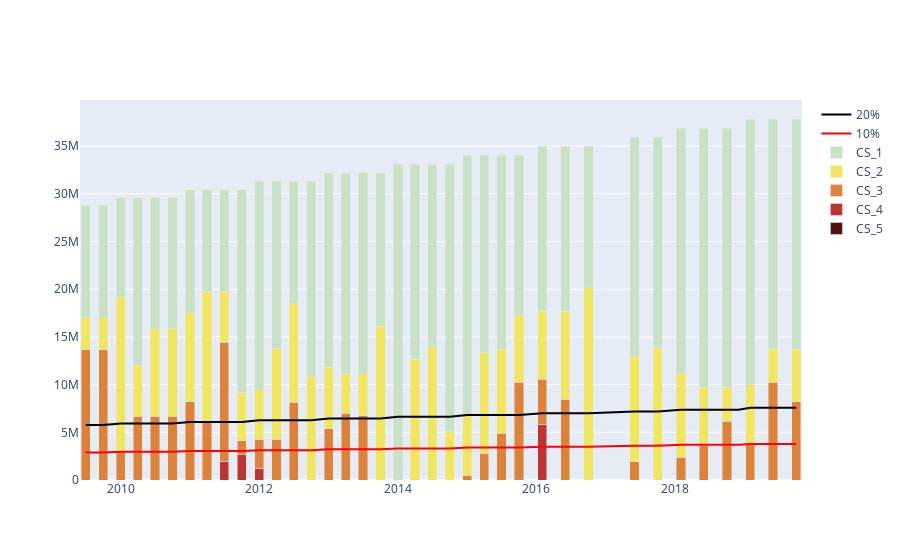

Here is the notebook cell this chart was saved with:
### Code cell
data=df_ipc[df_ipc.ADM1_EN=="Oromia"]
CS_list=[]
color_map = {1:'#C9E1C5', 2:'#F2E65D', 3:'#DD8236', 4:'#BD3430', 5:'#551010', 99: '#CCCCCC'}
for i in range(5,0,-1):
    CS_list.append(go.Bar(name=f'CS_{i}',x=data["date"],y=data[f"CS_{i}"],marker_color=color_map[i]))
CS_list.append(go.Scatter(x=data['date'], y=data['adjusted_population']/10,line=dict(
                color='Red'),name="10%"))
CS_list.append(go.Scatter(x=data['date'], y=data['adjusted_population']/5,line=dict(
                color='black'),name="20%"))
fig = go.Figure(data=CS_list)
# Change the bar mode
fig.update_layout(barmode='stack')
fig.show()
